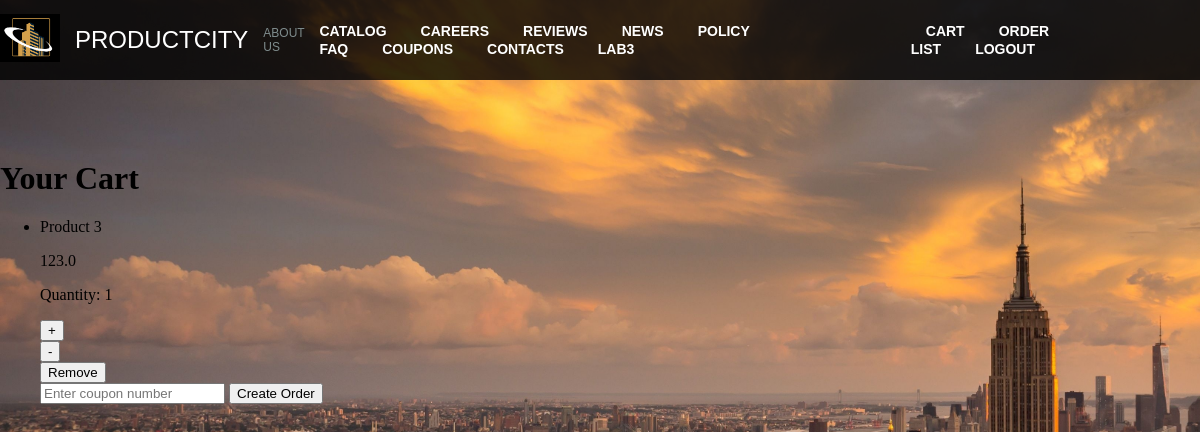
The app's page /cart/ (signed in) with its own data.
### base/models.py (models this page shows, shortened)
class CartItem(models.Model):
    cart = models.ForeignKey(Cart, on_delete=models.CASCADE)
    product = models.ForeignKey(Product, on_delete=models.CASCADE)
    quantity = models.PositiveIntegerField(default=1)

class Product(models.Model):
    UNIT_CHOICES = [
        ('pcs', 'Pieces'),
        ('kg', 'Kilogram'),
        ('l', 'Liter'),
    ]
    CATEGORY_CHOICES = [
        ('cat1', 'Category 1'),
        ('cat2', 'Category 2'),
        ('cat3', 'Category 3'),
    ]
    name = models.CharField(max_length=100, null=False, blank=False)
    description = models.CharField(max_length=700, null=False, blank=False)
    price = models.FloatField(validators=[MinValueValidator(0.1)], blank=False, null=False)
    amount = models.IntegerField(validators=[MinValueValidator(0)], blank=False, null=False)
    unit = models.CharField(choices=UNIT_CHOICES, max_length=3)
    category = models.CharField(choices=CATEGORY_CHOICES, max_length=15)

### base/views.py (the view)
# urls.py: path("cart/", views.view_cart, name='cart'),
@login_required(login_url='login')
def view_cart(request):
    cart = Cart.objects.get(user=request.user, is_new=True)
    cartproduct_set = CartItem.objects.filter(cart=cart)
    return render(request, 'base/cart.html', {'cartproduct_set': cartproduct_set})

### base/templates/base/cart.html (shortened to what this page needs)
{% extends "base.html" %}
{% load static %}
{% block content %}
<body>
    <h1>Your Cart</h1>
    <ul>
        {% if cartproduct_set.count == 0 %}
            <h2>There is nothing in your cart. You can add products on the Home page.</h2>
        {% else %}
            {% for cart_product in cartproduct_set %}
                <li>
                    <p>{{ cart_product.product.name }}</p>
                    <p>{{ cart_product.product.price }}</p>
                    <p>Quantity: {{ cart_product.quantity }}</p>
                    <form method="post" action="{% url 'update_cart' cart_product.id 'increase' %}">
                        <button type="submit">+</button>
                    </form>
                    <form method="post" action="{% url 'update_cart' cart_product.id 'decrease' %}">
                        <button type="submit">-</button>
                    </form>
                    <form method="post" action="{% url 'update_cart' cart_product.id 'remove' %}">
                        <button type="submit">Remove</button>
                    </form>
                </li>
            {% endfor %}
            <form method="get" action="{% url 'create_order' %}">
                <input type="number" name="coupon_number" placeholder="Enter coupon number" />
                <button type="submit">Create Order</button>
            </form>
        {% endif %}
    </ul>
</body>
{% endblock %}

### static/css/navbar_style.css (style rules this page uses)
html, body { margin: 0; padding: 0; width: 100%; height: 100%; }

### records on screen
CartItem: product.name "Product 3", product.price "123.0", quantity "1"
